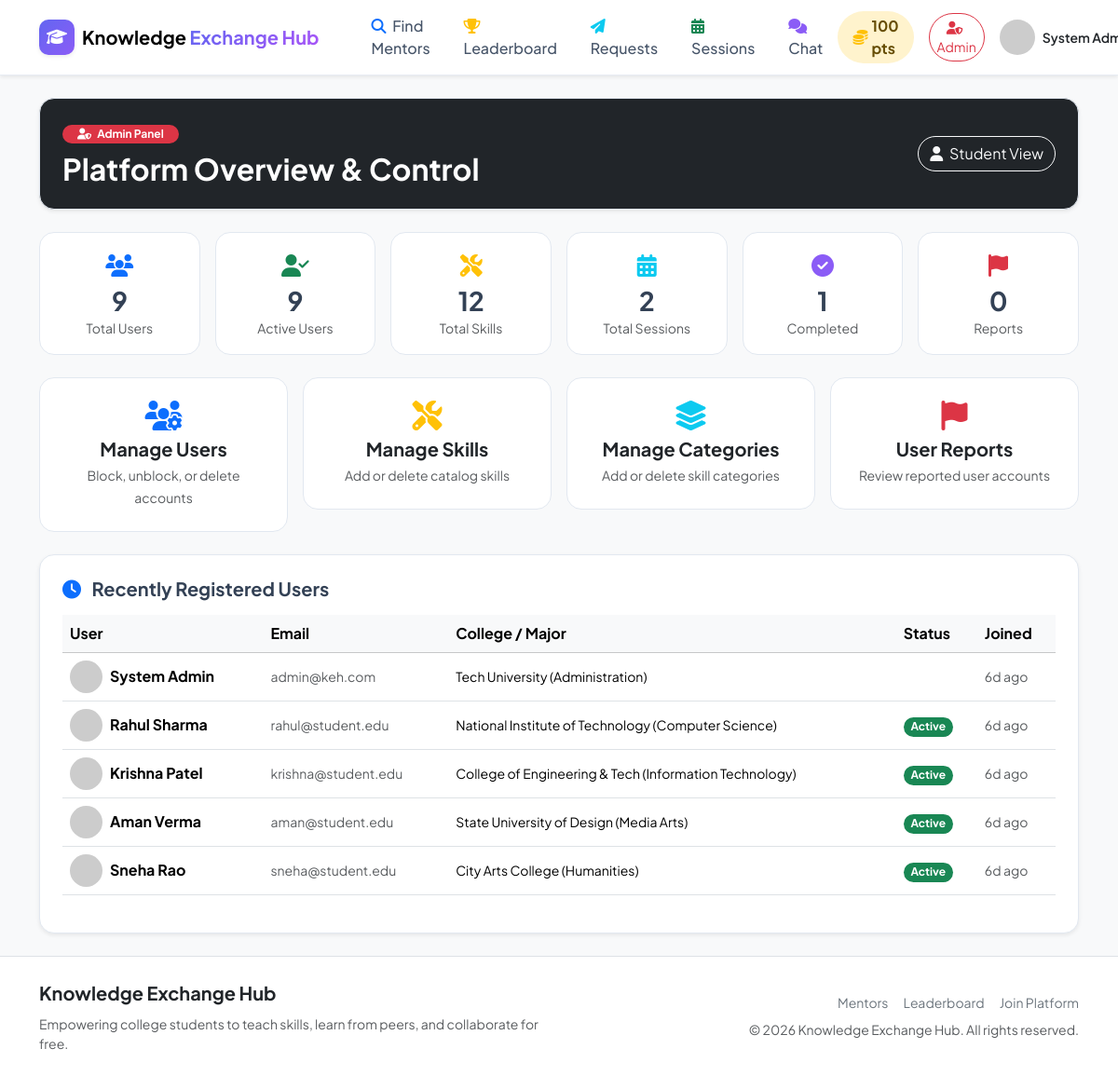
Page /admin/dashboard.php (signed in) on the committed database.
### tables this page shows
CREATE TABLE IF NOT EXISTS `users` (
  `id` INT AUTO_INCREMENT PRIMARY KEY,
  `name` VARCHAR(100) NOT NULL,
  `email` VARCHAR(150) NOT NULL UNIQUE,
  `password` VARCHAR(255) NOT NULL,
  `profile_photo` VARCHAR(255) DEFAULT 'default_avatar.png',
  `college` VARCHAR(150) DEFAULT NULL,
  `department` VARCHAR(100) DEFAULT NULL,
  `bio` TEXT DEFAULT NULL,
  `points` INT DEFAULT 0,
  `is_admin` TINYINT(1) DEFAULT 0,
  `is_blocked` TINYINT(1) DEFAULT 0,
  `created_at` DATETIME DEFAULT CURRENT_TIMESTAMP
);

### includes/functions.php (called while the page is built, shortened)
<?php
function e($string) {
    return htmlspecialchars($string ?? '', ENT_QUOTES, 'UTF-8');
}
function format_time($datetime) {
    $time = strtotime($datetime);
    $diff = time() - $time;
    if ($diff < 604800) return floor($diff / 86400) . "d ago";
    return date("M j, Y g:i A", $time);
}
?>

### includes/auth-check.php (called while the page is built, shortened)
<?php
require_once __DIR__ . '/db.php';
$stmt = $pdo->prepare("SELECT * FROM users WHERE id = ?");
$stmt->execute([$_SESSION['user_id']]);
?>

### includes/admin-check.php (called while the page is built, shortened)
<?php
require_once __DIR__ . '/auth-check.php';
?>

### admin/dashboard.php (the view, shortened to what this page needs)
<?php
require_once __DIR__ . '/../includes/admin-check.php';
require_once __DIR__ . '/../includes/functions.php';
$total_users = $pdo->query("SELECT COUNT(*) FROM users WHERE is_admin = 0")->fetchColumn();
$active_users = $pdo->query("SELECT COUNT(*) FROM users WHERE is_admin = 0 AND is_blocked = 0")->fetchColumn();
$total_skills = $pdo->query("SELECT COUNT(*) FROM skills")->fetchColumn();
$total_sessions = $pdo->query("SELECT COUNT(*) FROM sessions")->fetchColumn();
$completed_sessions = $pdo->query("SELECT COUNT(*) FROM sessions WHERE status = 'completed'")->fetchColumn();
$pending_reports = $pdo->query("SELECT COUNT(*) FROM reports WHERE status = 'pending'")->fetchColumn();
$recent_users = $pdo->query("SELECT * FROM users ORDER BY created_at DESC LIMIT 5")->fetchAll();
require_once __DIR__ . '/../includes/header.php';
require_once __DIR__ . '/../includes/navbar.php';
?>
<div class="container py-4">
    <div class="keh-card p-4 mb-4 bg-dark text-white shadow-sm rounded-4">
        <div class="d-flex align-items-center justify-content-between">
            <div>
                <span class="badge bg-danger rounded-pill px-3 py-1 mb-2"><i class="fas fa-user-shield me-1"></i> Admin Panel</span>
                <h2 class="fw-bold text-white mb-0">Platform Overview &amp; Control</h2>
            </div>
            <div>
                <a href="../dashboard.php" class="btn btn-outline-light rounded-pill"><i class="fas fa-user me-1"></i> Student View</a>
            </div>
        </div>
    </div>
    <div class="row g-3 mb-4">
        <div class="col-6 col-md-4 col-lg-2">
            <div class="keh-card p-3 text-center h-100">
                <div class="text-primary mb-1 fs-4"><i class="fas fa-users"></i></div>
                <h3 class="fw-bold mb-0"><?= (int)$total_users ?></h3>
                <span class="text-muted small">Total Users</span>
            </div>
        </div>
        <div class="col-6 col-md-4 col-lg-2">
            <div class="keh-card p-3 text-center h-100">
                <div class="text-success mb-1 fs-4"><i class="fas fa-user-check"></i></div>
                <h3 class="fw-bold mb-0"><?= (int)$active_users ?></h3>
                <span class="text-muted small">Active Users</span>
            </div>
        </div>
        <div class="col-6 col-md-4 col-lg-2">
            <div class="keh-card p-3 text-center h-100">
                <div class="text-warning mb-1 fs-4"><i class="fas fa-tools"></i></div>
                <h3 class="fw-bold mb-0"><?= (int)$total_skills ?></h3>
                <span class="text-muted small">Total Skills</span>
            </div>
        </div>
        <div class="col-6 col-md-4 col-lg-2">
            <div class="keh-card p-3 text-center h-100">
                <div class="text-info mb-1 fs-4"><i class="fas fa-calendar-alt"></i></div>
                <h3 class="fw-bold mb-0"><?= (int)$total_sessions ?></h3>
                <span class="text-muted small">Total Sessions</span>
            </div>
        </div>
        <div class="col-6 col-md-4 col-lg-2">
            <div class="keh-card p-3 text-center h-100">
                <div class="text-purple mb-1 fs-4"><i class="fas fa-check-circle"></i></div>
                <h3 class="fw-bold mb-0"><?= (int)$completed_sessions ?></h3>
                <span class="text-muted small">Completed</span>
            </div>
        </div>
        <div class="col-6 col-md-4 col-lg-2">
            <div class="keh-card p-3 text-center h-100">
                <div class="text-danger mb-1 fs-4"><i class="fas fa-flag"></i></div>
                <h3 class="fw-bold mb-0"><?= (int)$pending_reports ?></h3>
                <span class="text-muted small">Reports</span>
            </div>
        </div>
    </div>
    <div class="row g-3 mb-4">
        <div class="col-md-3">
            <a href="users.php" class="text-decoration-none">
                <div class="keh-card p-4 text-center hover-border-primary">
                    <i class="fas fa-users-cog fa-2x text-primary mb-2"></i>
                    <h5 class="fw-bold text-dark mb-1">Manage Users</h5>
                    <span class="text-muted small">Block, unblock, or delete accounts</span>
                </div>
            </a>
        </div>
        <div class="col-md-3">
            <a href="skills.php" class="text-decoration-none">
                <div class="keh-card p-4 text-center hover-border-primary">
                    <i class="fas fa-tools fa-2x text-warning mb-2"></i>
                    <h5 class="fw-bold text-dark mb-1">Manage Skills</h5>
                    <span class="text-muted small">Add or delete catalog skills</span>
                </div>
            </a>
        </div>
        <div class="col-md-3">
            <a href="categories.php" class="text-decoration-none">
                <div class="keh-card p-4 text-center hover-border-primary">
                    <i class="fas fa-layer-group fa-2x text-info mb-2"></i>
                    <h5 class="fw-bold text-dark mb-1">Manage Categories</h5>
                    <span class="text-muted small">Add or delete skill categories</span>
                </div>
            </a>
        </div>
        <div class="col-md-3">
            <a href="reports.php" class="text-decoration-none">
                <div class="keh-card p-4 text-center hover-border-primary">
                    <i class="fas fa-flag fa-2x text-danger mb-2"></i>
                    <h5 class="fw-bold text-dark mb-1">User Reports</h5>
                    <span class="text-muted small">Review reported user accounts</span>
                </div>
            </a>
        </div>
    </div>
    <div class="keh-card p-4 shadow-sm">
        <h5 class="fw-bold mb-3"><i class="fas fa-clock text-primary me-2"></i> Recently Registered Users</h5>
        <div class="table-responsive">
            <table class="table table-hover align-middle">
                <thead class="table-light">
                    <tr>
                        <th>User</th>
                        <th>Email</th>
                        <th>College / Major</th>
                        <th>Status</th>
                        <th>Joined</th>
                    </tr>
                </thead>
                <tbody>
                    <?php foreach ($recent_users as $u): ?>
                        <tr>
                            <td>
                                <div class="d-flex align-items-center gap-2">
                                    <img src="/KEH/uploads/profile_photos/<?= e($u['profile_photo']) ?>"
                                         onerror="this.src='https://ui-avatars.com/api/?name=<?= urlencode($u['name']) ?>&background=6366f1&color=fff';"
                                         alt="User" class="rounded-circle object-fit-cover" width="35" height="35">
                                    <span class="fw-bold"><?= e($u['name']) ?></span>
                                </div>
                            </td>
                            <td class="small text-muted"><?= e($u['email']) ?></td>
                            <td class="small"><?= e($u['college']) ?> (<?= e($u['department']) ?>)</td>
                            <td>
                                <?php if ($u['is_blocked']): ?>
                                    <span class="badge bg-danger rounded-pill">Blocked</span>
                                <?php elseif ($u['is_admin']): ?>
                                    <span class="badge bg-purple rounded-pill">Admin</span>
                                <?php else: ?>
                                    <span class="badge bg-success rounded-pill">Active</span>
                                <?php endif; ?>
                            </td>
                            <td class="small text-muted"><?= format_time($u['created_at']) ?></td>
                        </tr>
                    <?php endforeach; ?>
                </tbody>
            </table>
        </div>
    </div>
</div>
<?php require_once __DIR__ . '/../includes/footer.php'; ?>

### includes/navbar.php (shortened to what this page needs)
<?php
require_once __DIR__ . '/functions.php';
$is_logged_in = isset($_SESSION['user_id']);
$user = null;
if ($is_logged_in && isset($pdo)) {
    $stmt = $pdo->prepare("SELECT * FROM users WHERE id = ?");
    $stmt->execute([$_SESSION['user_id']]);
    $user = $stmt->fetch();
}
?>
<nav class="navbar navbar-expand-lg sticky-top custom-navbar shadow-sm">
    <div class="container">
        <a class="navbar-brand d-flex align-items-center gap-2" href="/KEH/index.php">
            <div class="brand-icon shadow-sm">
                <i class="fas fa-graduation-cap"></i>
            </div>
            <span class="brand-text fw-bold">Knowledge <span class="text-primary-gradient">Exchange Hub</span></span>
        </a>
        <div class="collapse navbar-collapse" id="navbarMain">
            <ul class="navbar-nav me-auto mb-2 mb-lg-0 ms-lg-4 gap-lg-1">
                <li class="nav-item">
                    <a class="nav-link px-3" href="/KEH/find-mentor.php"><i class="fas fa-search me-1 text-primary"></i> Find Mentors</a>
                </li>
                <li class="nav-item">
                    <a class="nav-link px-3" href="/KEH/leaderboard.php"><i class="fas fa-trophy me-1 text-warning"></i> Leaderboard</a>
                </li>
                <?php if ($is_logged_in): ?>
                <li class="nav-item">
                    <a class="nav-link px-3 position-relative" href="/KEH/requests.php">
                        <i class="fas fa-paper-plane me-1 text-info"></i> Requests
                    </a>
                </li>
                <li class="nav-item">
                    <a class="nav-link px-3" href="/KEH/my-sessions.php"><i class="fas fa-calendar-alt me-1 text-success"></i> Sessions</a>
                </li>
                <li class="nav-item">
                    <a class="nav-link px-3 position-relative" href="/KEH/chat.php">
                        <i class="fas fa-comments me-1 text-purple"></i> Chat
                    </a>
                </li>
                <?php endif; ?>
            </ul>
            <div class="d-flex align-items-center gap-3">
                <?php if ($is_logged_in && $user): ?>
                    <div class="points-pill bg-warning-subtle text-warning-emphasis fw-bold px-3 py-1 rounded-pill shadow-xs d-flex align-items-center gap-1" title="Your Total Points">
                        <i class="fas fa-coins text-warning"></i> <?= (int)$user['points'] ?> pts
                    </div>
                    <?php if (!empty($user['is_admin'])): ?>
                        <a href="/KEH/admin/dashboard.php" class="btn btn-outline-danger btn-sm rounded-pill font-weight-bold">
                            <i class="fas fa-user-shield me-1"></i> Admin
                        </a>
                    <?php endif; ?>
                    <div class="dropdown">
                        <a class="d-flex align-items-center text-decoration-none dropdown-toggle text-dark" href="#" role="button" data-bs-toggle="dropdown" aria-expanded="false">
                            <img src="/KEH/uploads/profile_photos/<?= e($user['profile_photo'] ?? 'default_avatar.png') ?>"
                                 onerror="this.src='https://ui-avatars.com/api/?name=<?= urlencode($user['name']) ?>&background=6366f1&color=fff';"
                                 alt="Profile" class="avatar-sm rounded-circle me-2 object-fit-cover shadow-xs" width="38" height="38">
                            <span class="fw-semibold small d-none d-md-inline-block"><?= e($user['name']); ?></span>
                        </a>
                    </div>
                <?php else: ?>
                    <a href="/KEH/login.php" class="btn btn-light text-primary fw-semibold px-4 rounded-pill">Log In</a>
                    <a href="/KEH/register.php" class="btn btn-primary fw-semibold px-4 rounded-pill shadow-sm">Get Started</a>
                <?php endif; ?>
            </div>
        </div>
    </div>
</nav>

### assets/css/custom.css (style rules this page uses)
:root { --primary-color: #6366f1; --primary-hover: #4f46e5; --primary-light: #eef2ff; --secondary-color: #06b6d4; --dark-color: #0f172a; --card-border: #e2e8f0; --purple-color: #8b5cf6; --font-main: 'Plus Jakarta Sans', -apple-system, BlinkMacSystemFont, sans-serif; }
body { font-family: var(--font-main); color: #334155; background-color: #f8fafc !important; }
.text-primary-gradient { background: linear-gradient(135deg, #6366f1 0%, #a855f7 100%); -webkit-background-clip: text; -webkit-text-fill-color: transparent; }
.custom-navbar { background-color: rgba(255, 255, 255, 0.92); backdrop-filter: blur(10px); border-bottom: 1px solid rgba(226, 232, 240, 0.8); }
.brand-icon { width: 38px; height: 38px; background: linear-gradient(135deg, #6366f1 0%, #8b5cf6 100%); color: white; border-radius: 10px; display: flex; align-items: center; justify-content: center; font-size: 1.1rem; }
.nav-link { font-weight: 500; color: #475569 !important; transition: color 0.2s ease; }
.keh-card { background: #ffffff; border: 1px solid var(--card-border); border-radius: 16px; transition: transform 0.25s ease, box-shadow 0.25s ease; }
.text-purple { color: #8b5cf6 !important; }

### rows in the picture
users: points "100", name "System…", name "System Admin", email "admin@keh.com", college "Tech University", department "Administration", created_at "6d ago"
users: name "Rahul Sharma", email "rahul@student.edu", college "National Institute of Technology", department "Computer Science", is_blocked "Active", created_at "6d ago"
users: name "Krishna Patel", email "krishna@student.edu", college "College of Engineering & Tech", department "Information Technology", is_blocked "Active", created_at "6d ago"
users: name "Aman Verma", email "aman@student.edu", college "State University of Design", department "Media Arts", is_blocked "Active", created_at "6d ago"
users: name "Sneha Rao", email "sneha@student.edu", college "City Arts College", department "Humanities", is_blocked "Active", created_at "6d ago"

### other values in the picture
$total_users "9"
$active_users "9"
$total_skills "12"
$total_sessions "2"
$completed_sessions "1"
$pending_reports "0"
